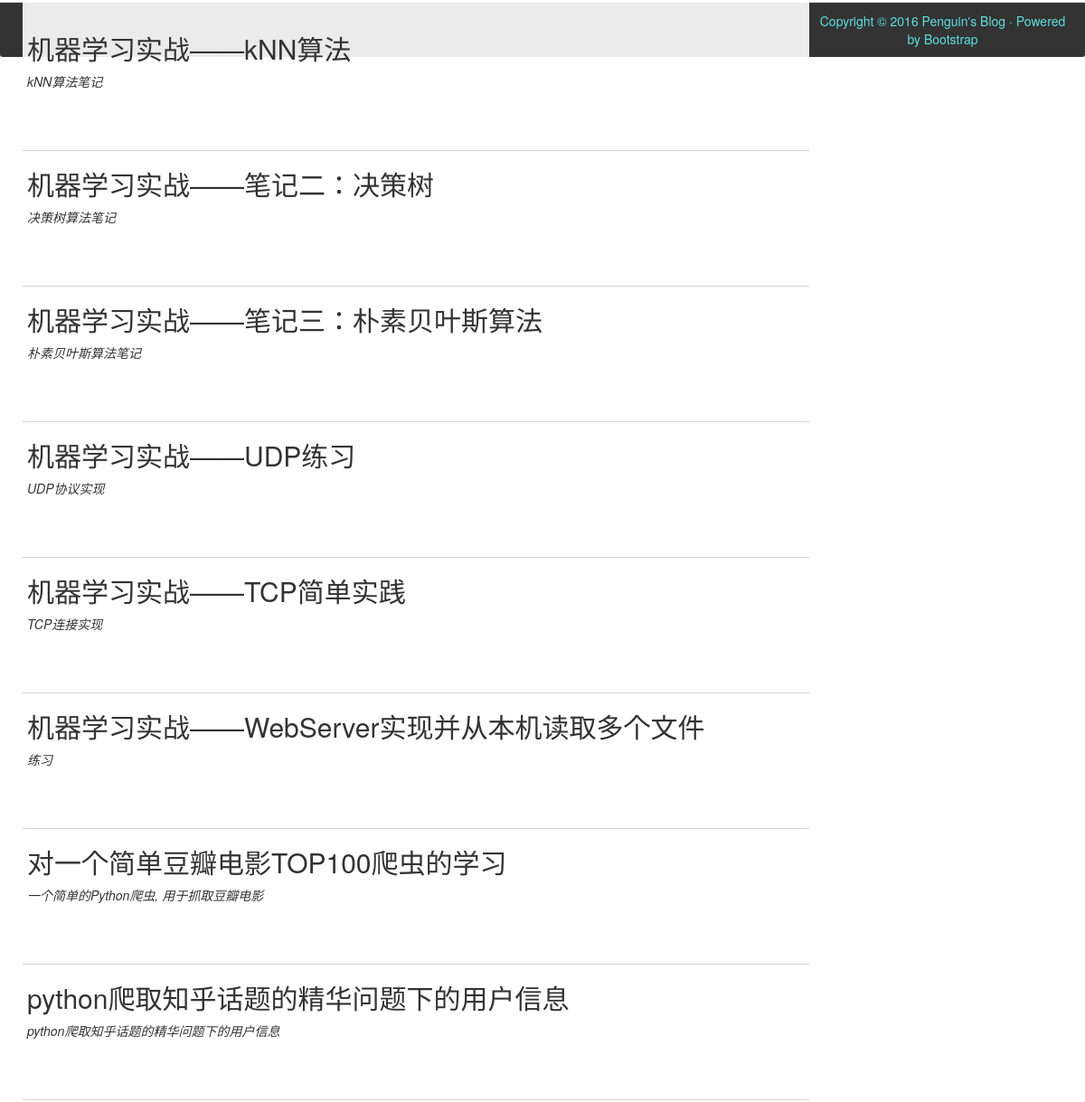
The page /index (middle part) on the database as committed earlier.
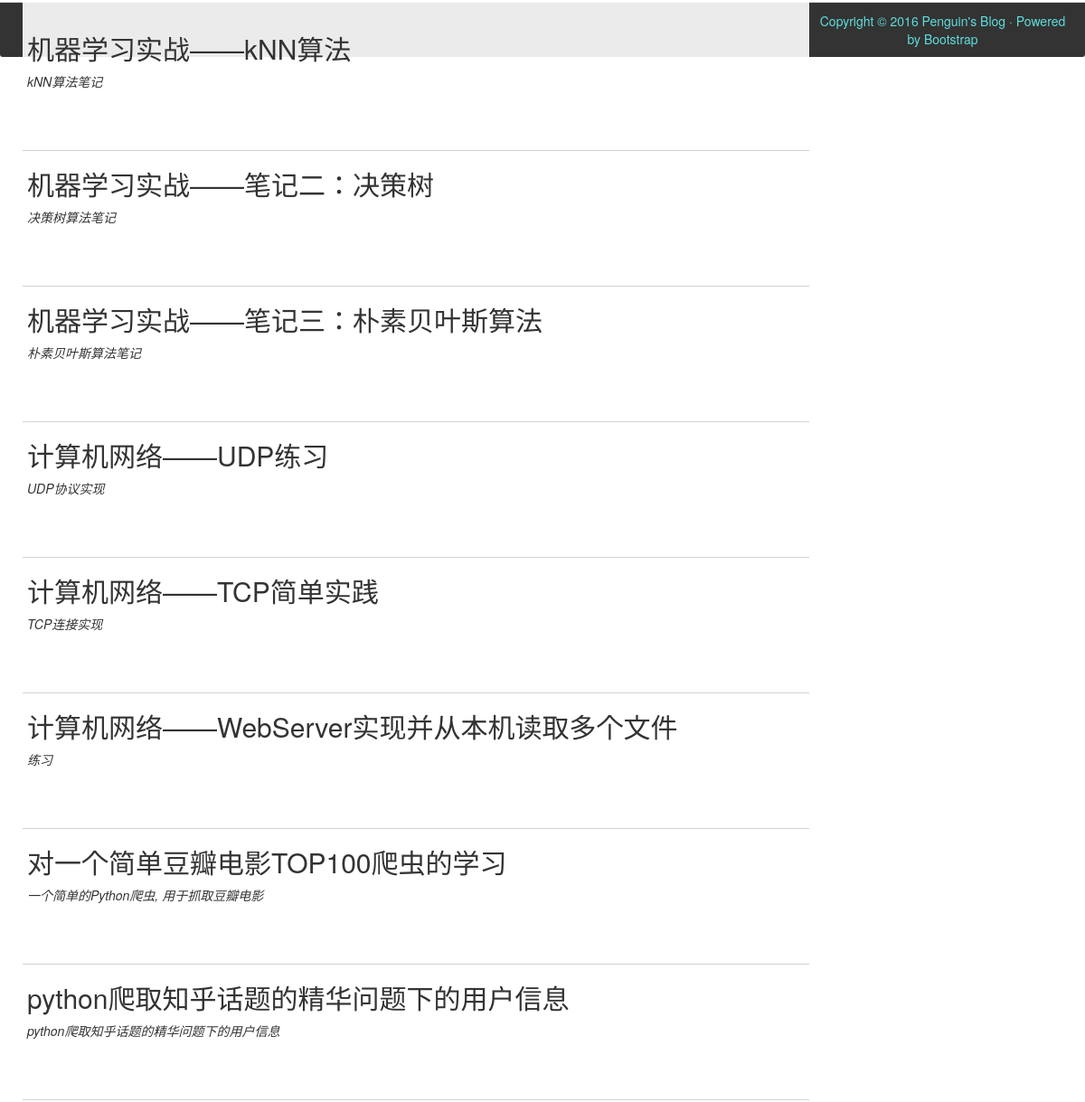
The same page on the database as committed later.
### app/models.py (models this page shows)
class Post(db.Model):
    id = db.Column(db.Integer, primary_key=True)
    title = db.Column(db.String)
    body = db.Column(db.String)
    timestamp = db.Column(db.String)
    tag = db.Column(db.String)
    info = db.Column(db.String)
    body_markdown = db.Column(db.String)

### app/views.py (the view)
@app.route('/')
@app.route('/index')
def index():
    if g.user is None:
        return render_template('index.html',title = 'Home', posts = posts)
    else:
        user = g.user
        posts = []
        for instance in db.session.query(Post).order_by(Post.id):
            posts.append(instance)
        return render_template('index.html',
                               title = 'Home',
                               user = user,
                               posts = posts) #对给定模板传递参数，并翻译模板

### app/views.py (called while the page is built)
@app.before_request #register a function to run before every request
def before_request():
    g.user = current_user
    if g.user.is_authenticated:
        g.user.last_seen = datetime.utcnow()
        db.session.add(g.user)
        db.session.commit()

### app/templates/index.html (shortened to what this page needs)
{% extends "base.html" %}
{% block content %}
{% for post in posts %}
<div class="row">
    <div class="caption"><h2>{{post.title}}</h2></div>
    <div class="info"><em>{{post.info}}</em></div>
</div>
{% endfor %}
{% endblock %}

### app/templates/base.html (shortened to what this page needs)
<!DOCTYPE html>
<html lang="en">
<head>
    <link rel="stylesheet" href="//cdn.bootcss.com/bootstrap/3.3.5/css/bootstrap.min.css">
    <link rel="stylesheet" href="{{url_for('static', filename ='font-awesome/css/font-awesome.min.css')}}" type="text/css">
    <link rel="stylesheet" href="//cdnjs.cloudflare.com/ajax/libs/highlight.js/9.1.0/styles/obsidian.min.css">
    <link rel="stylesheet" href="{{url_for('static', filename='custom.css')}}" type="text/css"/>
</head>
<body>
<div class="container-back">
    <div class="container">
        <div class="col-lg-9" role="main" id="content">
            {% block content %}
            {% endblock %}
        </div>
    </div>
    <div class="panel-footer">Copyright © 2016 Penguin's Blog · Powered by Bootstrap</div>
</div>
</body>
</html>

### app/static/custom.css (style rules this page uses)
.col-lg-9#content { height: 1500px; margin-top: 52px; margin-left: 5px; margin-right: 5px; margin-top: 0px; padding: 15px; background: rgba(255,255,255,0.9); z-index: 1; }
.container { position: relative; height: 1500px; margin-left: 5px; margin-right: 5px; width: auto; }
.container-back { margin-top: 52px; }
.row { padding-left: 5px; padding-right: 5px; height: 150px; }
.row { border-bottom: 1px solid lightgray; }
.panel-footer { background: #333; text-align: center; color: #5fdedd; z-index: 1; }

Rows that differ between the two databases and show on the page:
changed Post "UDP协议实现": title "机器学习实战——UDP练习" → "计算机网络——UDP练习"
changed Post "TCP连接实现": title "机器学习实战——TCP简单实践" → "计算机网络——TCP简单实践"
changed Post "练习": title "机器学习实战——WebServer实现并从本机读取多个文件" → "计算机网络——WebServer实现并从本机读取多个文件"
